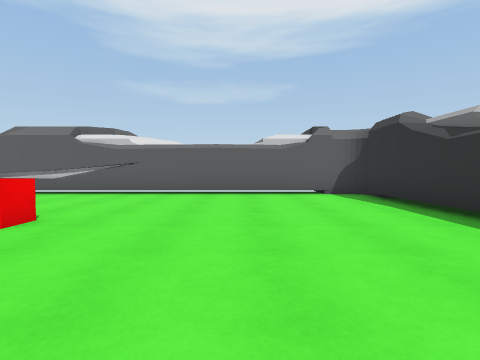
[1] (above)

24 first-person views from a walk through a Unity game level. The camera is 1.2 m above the floor, tilts 2° down and sees 80° across. The floor is counted in squares, 2 m on a side. Each view is taken from the middle of a square. On the plan, view 1 faces up. The plan holds only what a view shows up to about 9 squares ahead; the rest is blank. The place goes on beyond the plan. The player character is not drawn.

[2]
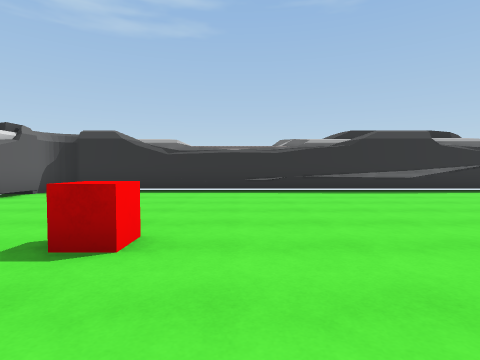

[3]
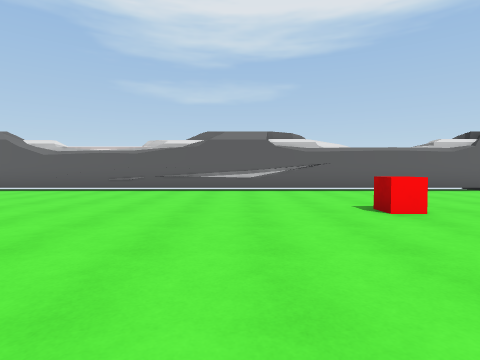

[4]
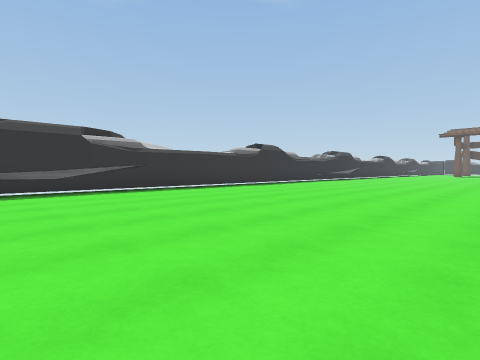

[5]
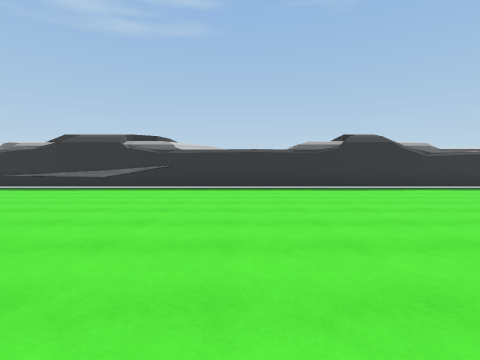

[6]
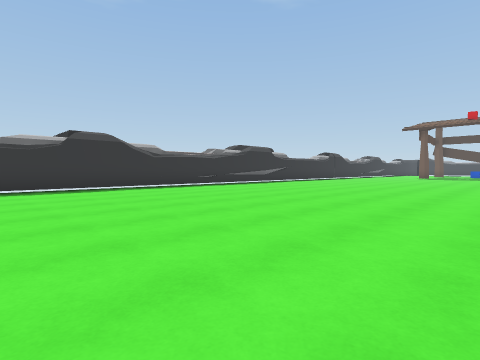

[7]
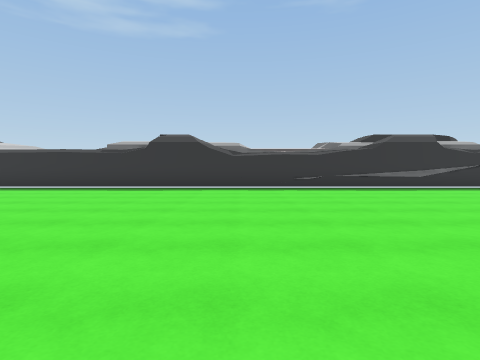

[8]
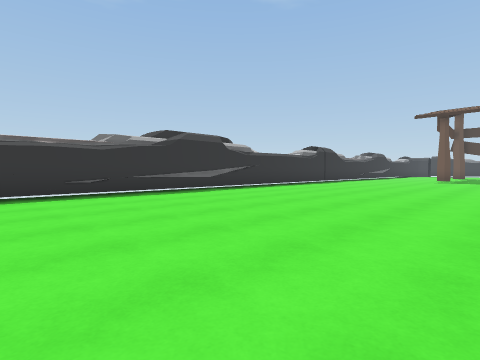

[9]
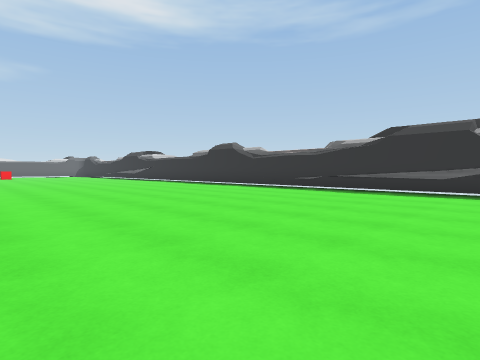

[10]
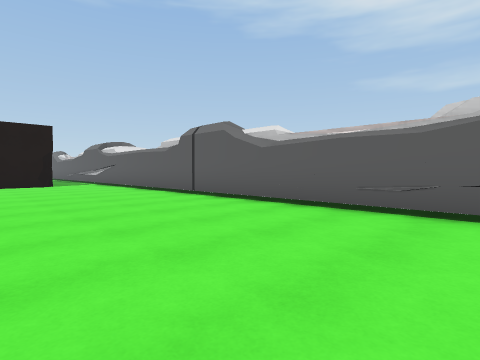

[11]
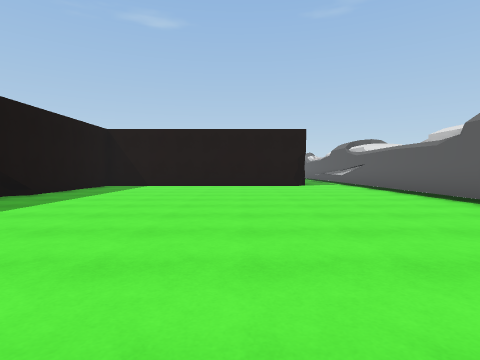

[12]
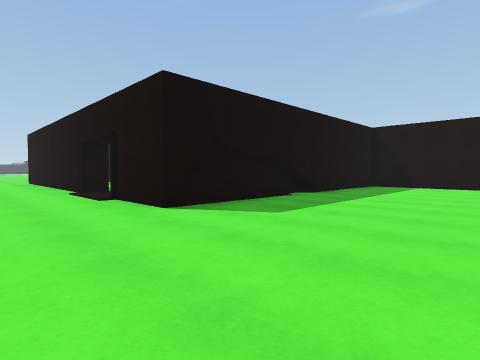

[13]
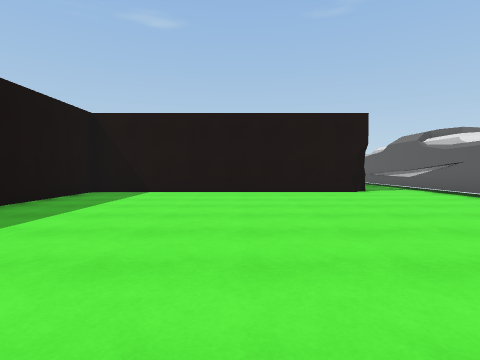

[14]
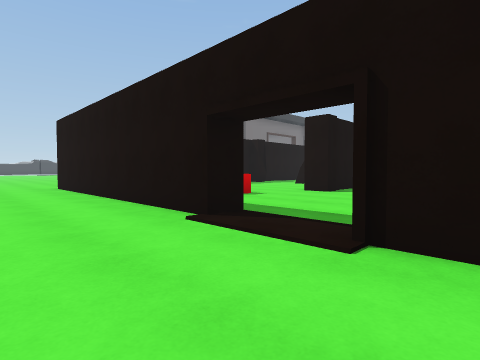

[15]
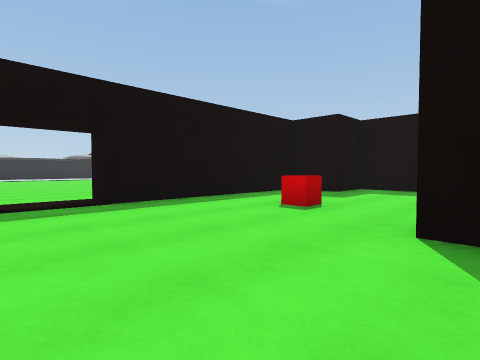

[16]
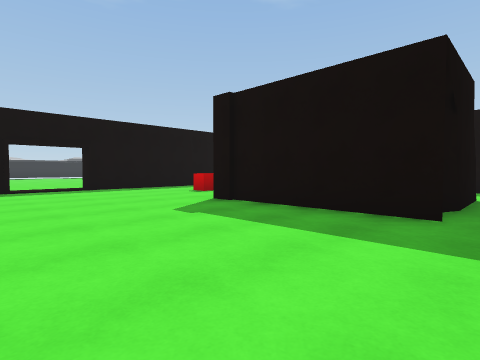

[17]
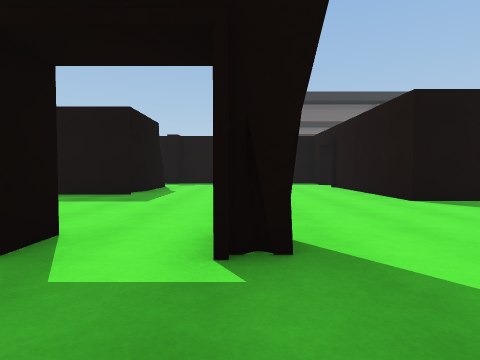

[18]
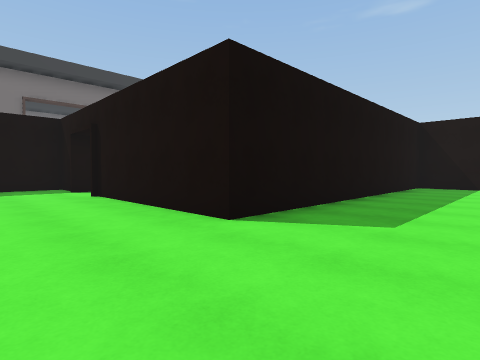

[19]
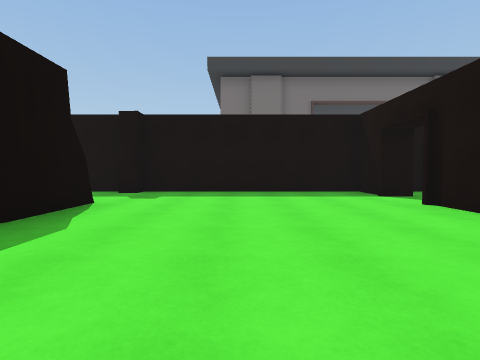

[20]
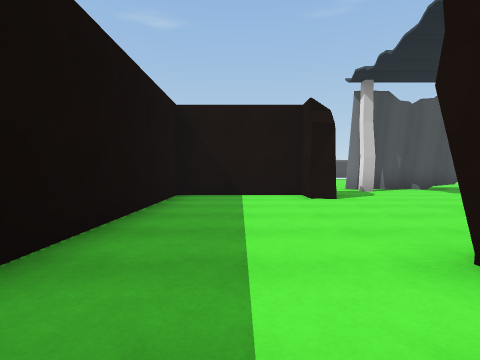

[21]
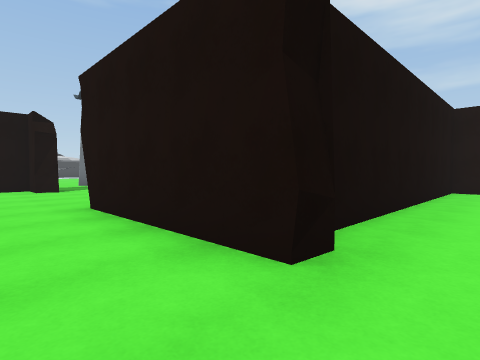

[22]
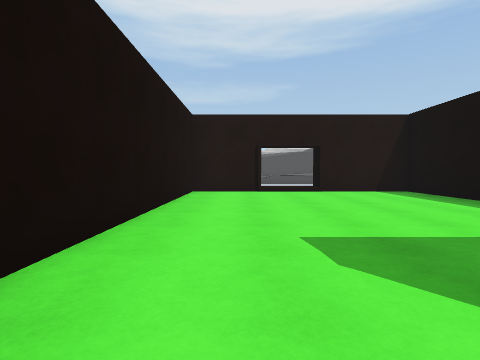

[23]
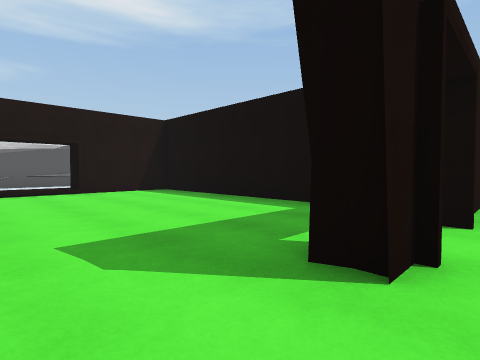

[24]
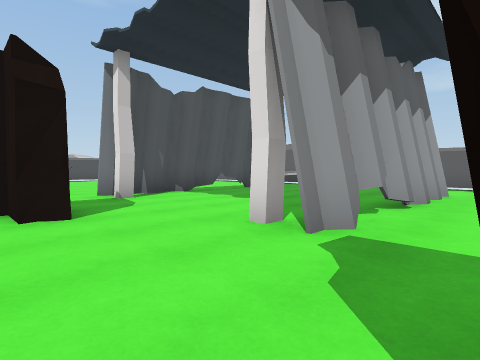

### Floor plan
Points are (right, up) in squares from view 1. A wall is a line through its corners. A room is listed if a view was taken in it or the views show most of it. See-through windows are left out.
Room 1 (views 1, 2, 3, 4, 5, 6, 7, 8, 9, 10, 11, 12, 13, 14)
walls: (-10.8, -5.8) (-10.3, -5.8) (-10.3, -13.5); (-13.2, -2) (-10.3, -2) (-10.3, -4); (-14.6, -2.3) (-11.1, -2.3) (-10.8, -2); (-18.8, 5.4) (-18.8, -2) (-13.5, -2); (2.9, -20.5) (2.9, 6.5); (2.2, 7.2) (-23.1, 7.2); (-30.3, 0.1) (-30.3, -0.5); (-30.3, 1) (-30.6, 0.6); (-30.2, 1.9) (-30.6, 1.5); (-30.3, 2.1) (-30.3, 1.5); (-35.6, -0.3) (-36, -0.7)
low walls: (-14.9, -2) (-14.6, -2.3)
ways out: opening at (-30, -1) to room 2; opening at (-22.5, 5) to room 2; opening at (-11, -4.5) to room 2; opening at (-35, -1); opening at (-30.5, 6.5)
objects: red cube (-3, 3)
Room 2 (views 15, 16, 17, 18, 19, 20, 21, 22, 23, 24)
walls: (-19.4, -7) (-15.3, -7) (-15.3, -7.6); (-21.8, -2.5) (-22.6, -2.5); (-22.5, -2) (-21.7, -2); (-18.4, -2.5) (-20.3, -2.5) (-20.3, -1.9); (-19.5, -8.3) (-19, -7.5); (-19.3, -0.3) (-19.3, 5) (-21.8, 5) (-21.8, 5.6); (-25, -2) (-25, -2.5) (-29.1, -2.5); (-19.3, -10.3) (-19.3, -7.9); (-26, -11.5) (-25.3, -11.5) (-25.3, -13) (-19.3, -13) (-19.3, -12.4) (-18.7, -12.4); (-18.6, -13) (-17.6, -13); (-23.4, 5) (-25.3, 5) (-25.3, -1.5); (-30.2, -0.1) (-30.5, -0.4); (-14, -13) (-12.3, -13) (-12.3, -11.5) (-10.8, -11.5) (-10.8, -5.8); (-32.9, -2.5) (-33.8, -2.5) (-33.8, -5.5) (-25.3, -5.5) (-25.3, -10.1)
low walls: (-19.3, -8.2) (-19.1, -7.6); (-25, -2) (-25, -2.5)
ways out: opening at (-30, -1) to room 1; opening at (-22.5, 5) to room 1; opening at (-11, -4.5) to room 1; opening at (-32, -1.5); opening at (-26, -11)
objects: red cube (-13, -8)

Positions as (right, up) in squares from view 1, and headings:
1: (0, 0), facing up
2: (-5, 2), facing right
3: (-5, -1), facing up
4: (-5, -1), facing down-right
5: (-6, -7), facing right
6: (-6, -8), facing down-right
7: (-6, -13), facing right
8: (-4, -13), facing down-right
9: (-5, -20), facing up-right
10: (-7, 3), facing up-left
11: (-8, 3), facing left
12: (-8, 2), facing down-left
13: (-11, 2), facing left
14: (-8, -3), facing down-left
15: (-16, -4), facing down-right
16: (-20, -3), facing down-right
17: (-22, 0), facing down
18: (-23, -3), facing down-left
19: (-22, -5), facing down
20: (-27, -4), facing left
21: (-24, -4), facing up-left
22: (-24, -3), facing up
23: (-24, -3), facing up-right
24: (-29, -3), facing up-left
